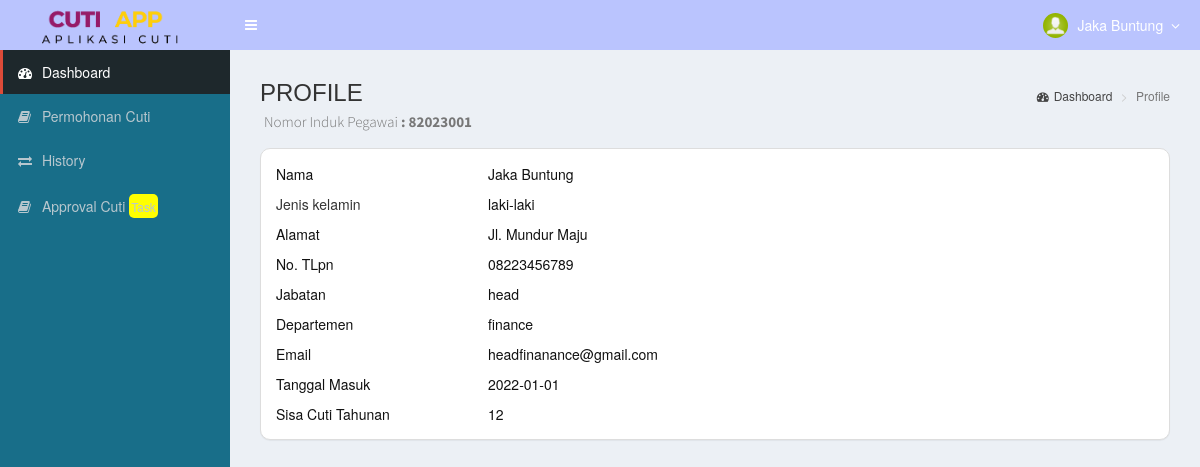
/home-pegawai.php (signed in), run on an earlier commit of the app's database.
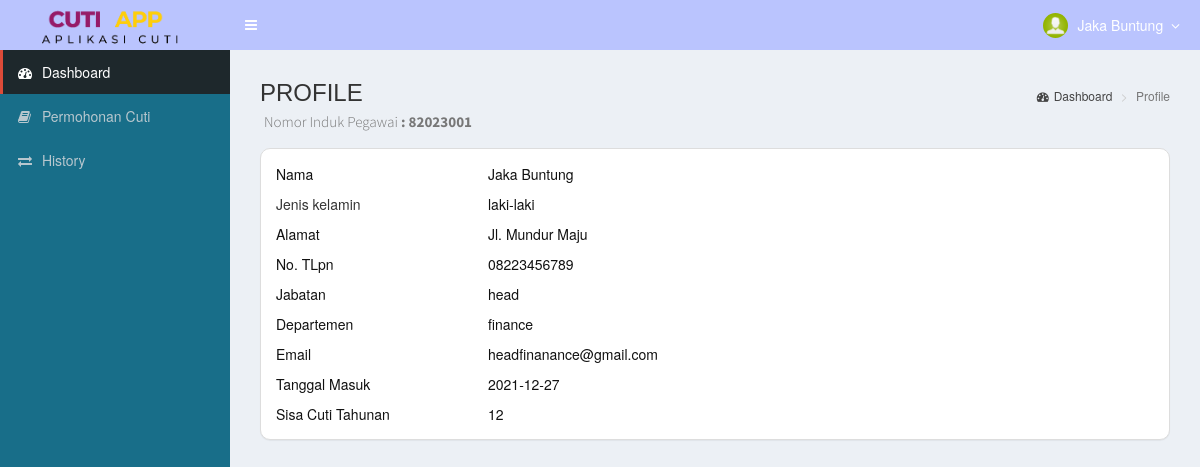
And on a later commit of the database.
### tables this page shows
CREATE TABLE `tb_users` (
  `nik` varchar(10) NOT NULL,
  `username` varchar(64) NOT NULL,
  `password` varchar(255) NOT NULL,
  `nama_peg` varchar(255) NOT NULL,
  `jk` varchar(255) NOT NULL,
  `jabatan` varchar(255) NOT NULL,
  `hak_akses` varchar(20) NOT NULL,
  `tmpt_lahir` varchar(255) NOT NULL,
  `tgl_lahir` date NOT NULL,
  `agama` varchar(255) NOT NULL,
  `status` varchar(255) NOT NULL,
  `telp` varchar(255) NOT NULL,
  `alamat` text NOT NULL,
  `hak_cuti_tahunan` int NOT NULL,
  `cuti_hamil` int NOT NULL,
  `email` varchar(255) NOT NULL,
  `departemen` varchar(255) NOT NULL,
  `tgl_masuk` date NOT NULL,
  `soft_delete` tinyint(1) NOT NULL DEFAULT '0',
  `id_atas` varchar(255) DEFAULT NULL,
  `approval` tinyint(1) DEFAULT '0'
);

### dashboard-pegawai.php (the view, shortened to what the changed rows need)
<section class="content-header">
  <h1>PROFILE</h1>
  <h1><small>Nomor Induk Pegawai<b> :
        <?= $_SESSION['nik'] ?></b>
    </small></h1>
  <ol class="breadcrumb">
    <li><a href="home-admin.php"><i class="fa fa-dashboard"></i>Dashboard</a></li>
    <li class="active">Profile</li>
  </ol>
</section>
<?php
include './dist/koneksi.php';
$ambilData = mysqli_query($con, "SELECT * FROM tb_users WHERE nik='$_SESSION[nik]'");
$hasil = mysqli_fetch_array($ambilData);
?>
<section class="content">
  <div class="panel panel-default" style="background-color: white;border-radius:10px">
    <div class="panel-body">
      <div class="row">
        <div class="col-xs-3">
          <div class="text-black">Nama</a></div>
        </div>
        <div class="col-xs-">
          <div class="text-black"><?= $hasil['nama_peg']; ?></div>
        </div>
      </div>
      <div class="row" style="margin-top: 10px;">
        <div class="col-xs-3">
          Jenis kelamin </div>
        <div class="col-xs-">
          <div class="text-black"><?= $hasil['jk']; ?></div>
        </div>
      </div>
      <div class="row" style="margin-top: 10px;">
        <div class="col-xs-3">
          <div class="text-black">Alamat</a></div>
        </div>
        <div class="col-xs-">
          <div class="text-black"><?= $hasil['alamat']; ?></div>
        </div>
      </div>
      <div class="row" style="margin-top: 10px;">
        <div class="col-xs-3">
          <div class="text-black">No. TLpn</a></div>
        </div>
        <div class="col-xs-">
          <div class="text-black"><?= $hasil['telp']; ?></div>
        </div>
      </div>
      <div class="row" style="margin-top: 10px;">
        <div class="col-xs-3">
          <div class="text-black">Jabatan</a></div>
        </div>
        <div class="col-xs-">
          <div class="text-black"><?= $hasil['jabatan']; ?></div>
        </div>
      </div>
      <div class="row" style="margin-top: 10px;">
        <div class="col-xs-3">
          <div class="text-black">Departemen</a></div>
        </div>
        <div class="col-xs-">
          <div class="text-black"><?= $hasil['departemen']; ?></div>
        </div>
      </div>
      <div class="row" style="margin-top: 10px;">
        <div class="col-xs-3">
          <div class="text-black">Email</a></div>
        </div>
        <div class="col-xs-">
          <div class="text-black"><?= $hasil['email']; ?></div>
        </div>
      </div>
      <div class="row" style="margin-top: 10px;">
        <div class="col-xs-3">
          <div class="text-black">Tanggal Masuk</a></div>
        </div>
        <div class="col-xs-">
          <div class="text-black"><?= $hasil['tgl_masuk']; ?></div>
        </div>
      </div>
      <div class="row" style="margin-top: 10px;">
        <div class="col-xs-3">
          <div class="text-black">Sisa Cuti Tahunan</a></div>
        </div>
        <div class="col-xs-">
          <div class="text-black"><?= $hasil['hak_cuti_tahunan']; ?></div>
        </div>
      </div>
    </div>
  </div>
</section>

### home-pegawai.php (shortened to what the changed rows need)
<?php
include './dist/koneksi2.php';
?>
<!DOCTYPE html>
<html>
<head>
  <link rel="stylesheet" href="bootstrap/css/bootstrap.min.css">
  <link rel="stylesheet" href="bootstrap/css/bootstrap.css">
  <link rel="stylesheet" href="dist/css/font-awesome.min.css">
  <link rel="stylesheet" href="dist/css/ionicons.min.css">
  <link rel="stylesheet" href="dist/css/AdminLTE.min.css">
  <link rel="stylesheet" href="dist/css/AdminLTE.css">
  <link rel="stylesheet" href="dist/css/skins/_all-skins.min.css">
  <link rel="stylesheet" href="plugins/iCheck/flat/blue.css">
  <link rel="stylesheet" href="plugins/iCheck/square/blue.css">
  <link rel="stylesheet" href="plugins/morris/morris.css">
  <link rel="stylesheet" href="plugins/jvectormap/jquery-jvectormap-1.2.2.css">
  <link rel="stylesheet" href="plugins/datepicker/bootstrap-datetimepicker.min.css">
  <link rel="stylesheet" href="plugins/bootstrap-wysihtml5/bootstrap3-wysihtml5.min.css">
  <link rel="stylesheet" href="plugins/datatables/dataTables.bootstrap.css">
</head>
<body class="hold-transition skin-red fixed sidebar-mini">
  <div class="wrapper">
    <aside class="main-sidebar" style="background-color: #186E89;">
      <section class="sidebar">
        <ul class="sidebar-menu">
          <li class="treeview <?= @$_GET['page'] == 'form-permohonan-cuti-tahunan' ? 'active' : '' ?>"><a href="home-pegawai.php?page=form-permohonan-cuti-tahunan"><i class="fa fa-book"></i> <span>Permohonan Cuti</span></i></a>
          <?php
          $nik = $_SESSION['nik'];
          $query = mysqli_query($con, "SELECT * from tb_users where id_atas='$nik'");
          if ($query && mysqli_num_rows($query) > 0) {
            $dataArray = array();
            while ($row = mysqli_fetch_assoc($query)) {
              $dataArray[] = $row;
            }
            $nikList = "'" . implode("','", array_column($dataArray, 'nik')) . "'";
            $dataCuti = mysqli_query($con, "SELECT * FROM tb_cuti WHERE nik in ($nikList) AND depApproval IS NULL");
            $numRows = mysqli_num_rows($dataCuti);
            if ($numRows > 0) {
              $actived = @$_GET['page'] == 'approval-cuti' ? 'active' : '';
              echo "<li class='treeview $actived'><a href='home-pegawai.php?page=approval-cuti'><i class='fa fa-book'></i>
                <span>Approval Cuti</span>
                <div class='custom-btn' style='display: inline-block;
                background-color: yellow;
                padding: 2px;
                border-radius: 5px;
                font-size: 14px;'
                disabled>
                <small>Task</small>
                </div></i></a>";
            } else {
              echo "<li class='treeview'><a href='home-pegawai.php?page=approval-cuti'><i class='fa fa-gear'></i> <span>Approval Cuti</span></i></a>";
            }
          }
          ?>
        </ul>
      </section>
    </aside>
    <div class="content-wrapper">
      <section class="content">
        <?php
        $page = (isset($_GET['page'])) ? $_GET['page'] : "main";
        switch ($page) {
          default:
            include 'dashboard-pegawai.php';
        }
        ?>
      </section>
    </div>
  </div>
</body>
</html>

What changed in the data, as far as the page shows it:
changed tb_users "Jaka Buntung": tgl_masuk "2022-01-01" → "2021-12-27"
Also different on the page:
text no longer shown: "Approval Cuti Task"
